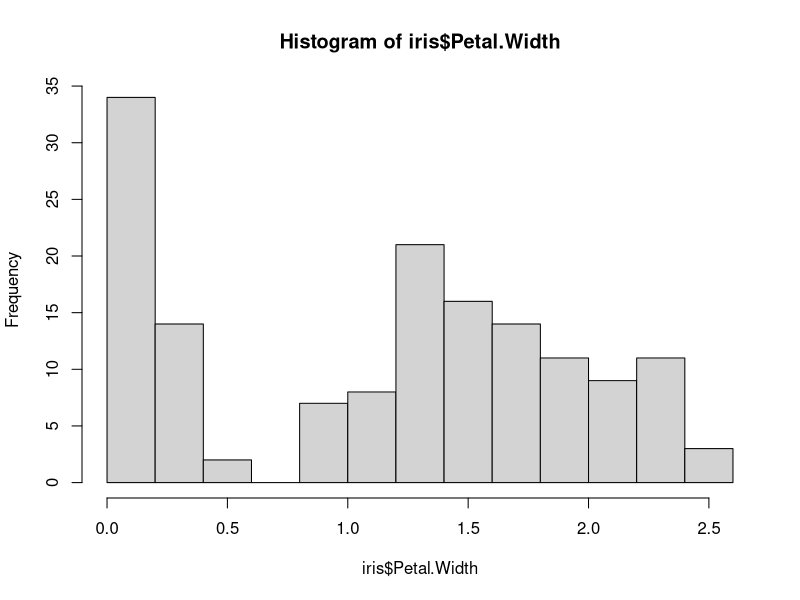
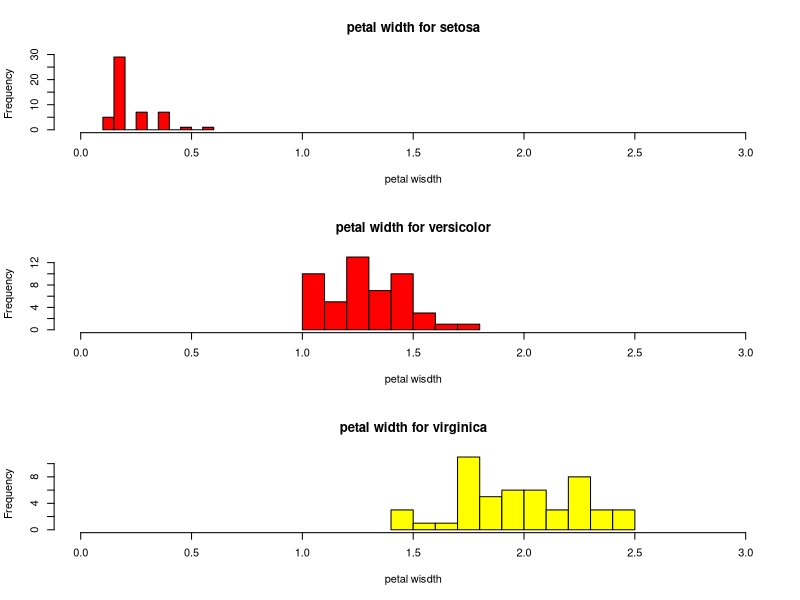
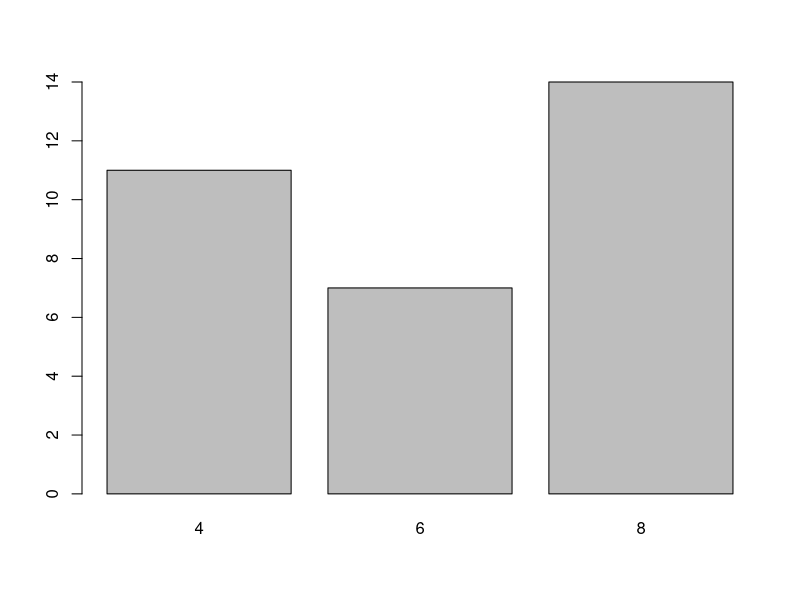
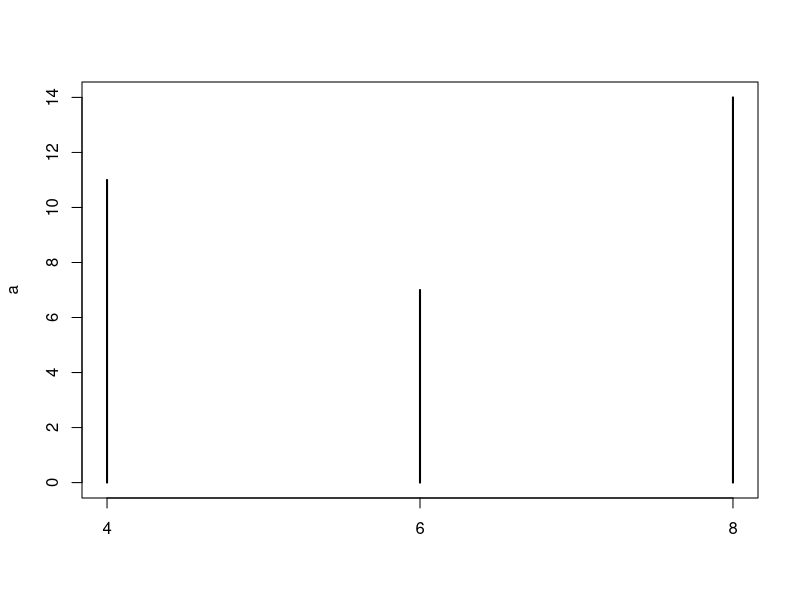
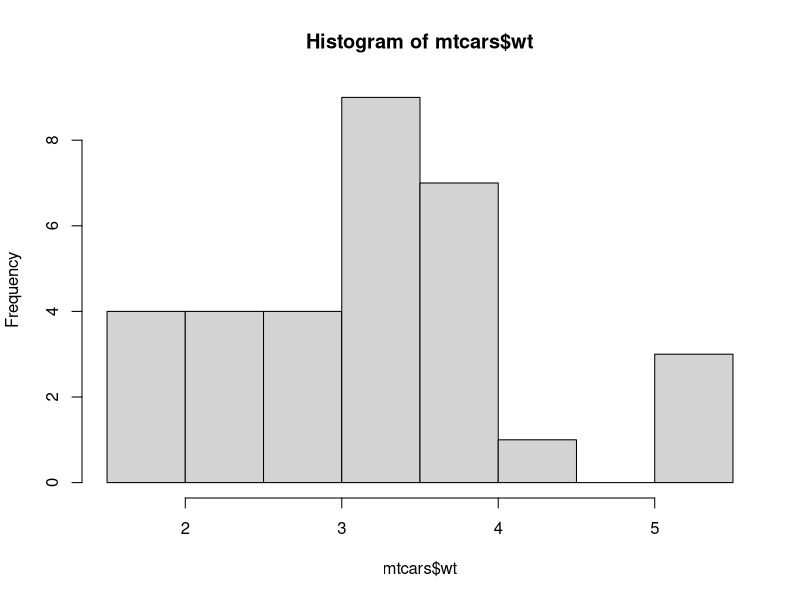
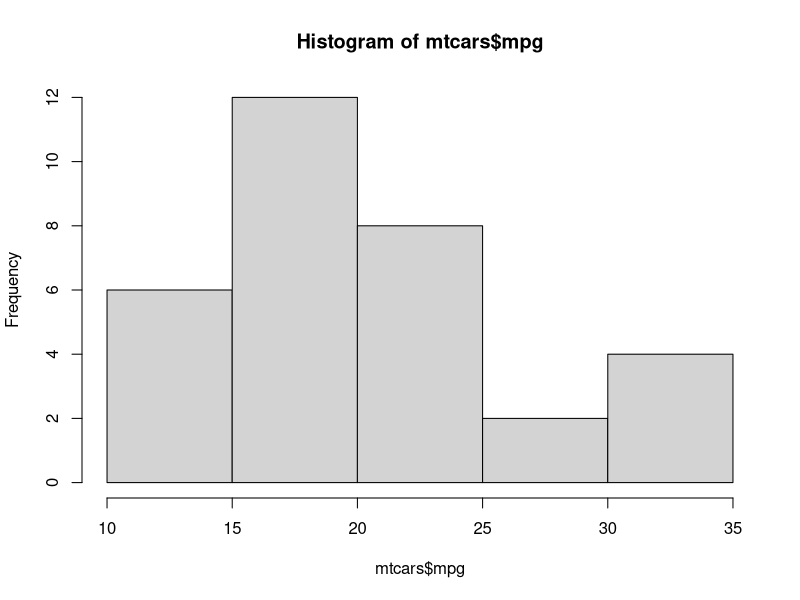
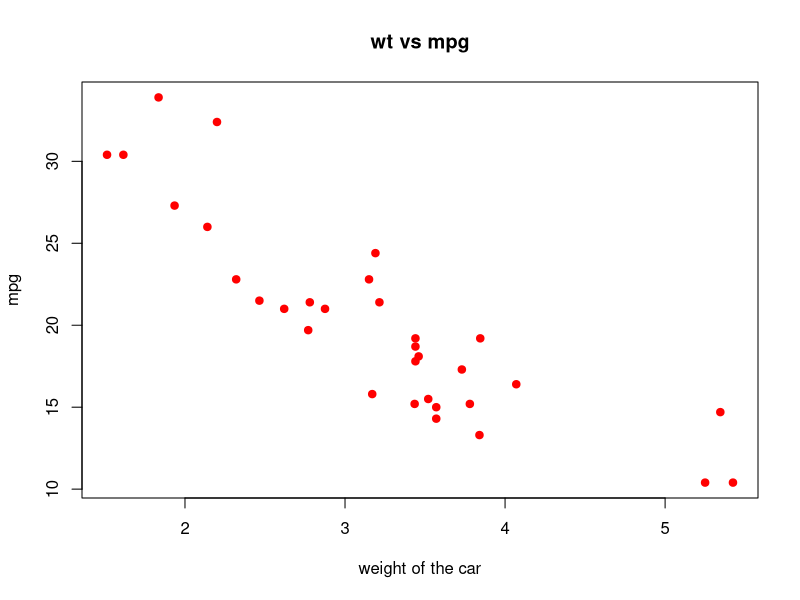
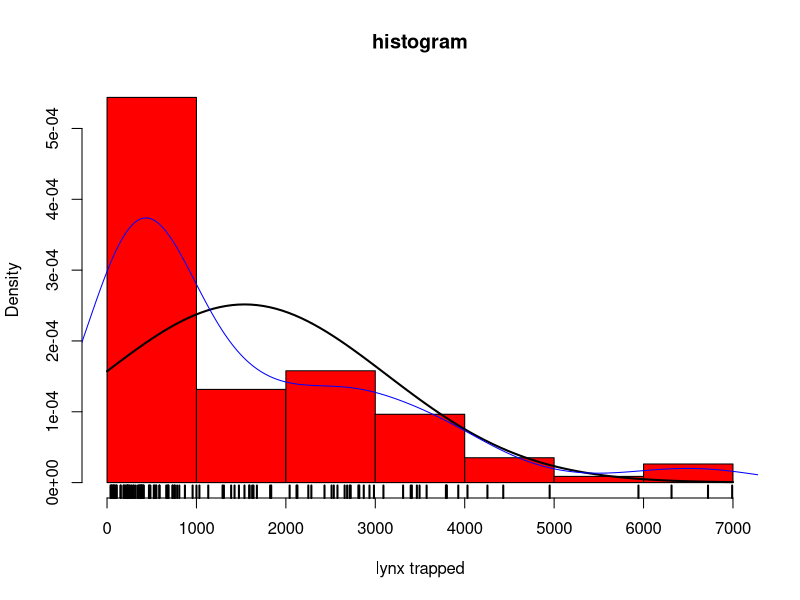

Recreate these plots in R, in order.
#barcharts, histograms,rug, curve
#datasets mtcars and lynx


#histograms for quantitative, scaled,
#intervel, ratio level etc
head(iris)
hist(iris$Petal.Width) #spaces
#we try to define the histogram
par(mfrow=c(3,1)) # 3 rows, 1 column

hist(iris$Petal.Width [iris$Species == "setosa"], 
xlim=c(0,3),
breaks=9,
main="petal width for setosa",
xlab="petal wisdth",
col="red")

hist(iris$Petal.Width [iris$Species == "versicolor"], 
     xlim=c(0,3),
     breaks=9,
     main="petal width for versicolor",
     xlab="petal wisdth",
     col="red")

hist(iris$Petal.Width [iris$Species == "virginica"], 
     xlim=c(0,3),
     breaks=9,
     main="petal width for virginica",
     xlab="petal wisdth",
     col="yellow")
par(mfrow=c(1,1)) #number of plotwidth in a histogram

library(datasets)
?mtcars
head(mtcars)
a<-table(mtcars$cyl)
barplot(a)
plot(a) #isnt user readable
hist(mtcars$wt)
hist(mtcars$mpg)
plot(mtcars$wt, mtcars$mpg,
     pch=20,
     cex=1.5,#150%larger size
     col="red",
     main = "wt vs mpg",
     xlab = "weight of the car",
     ylab = "mpg")

library(datasets)
?lynx
head(lynx)
hist(lynx,
     freq=FALSE,
     col="red",
       main=paste("histogram"),
       xlab="lynx trapped")
curve(dnorm(x, mean = mean(lynx), sd= sd(lynx)),
      lwd=2,
      add = TRUE)# command for putting 
#norm on the previous graph
#KDE 
lines(density(lynx),col="blue")
#rugplot vertical lines beneath the xaxis
?rug
rug(lynx, lwd = 2, col = "black")
?paste0




